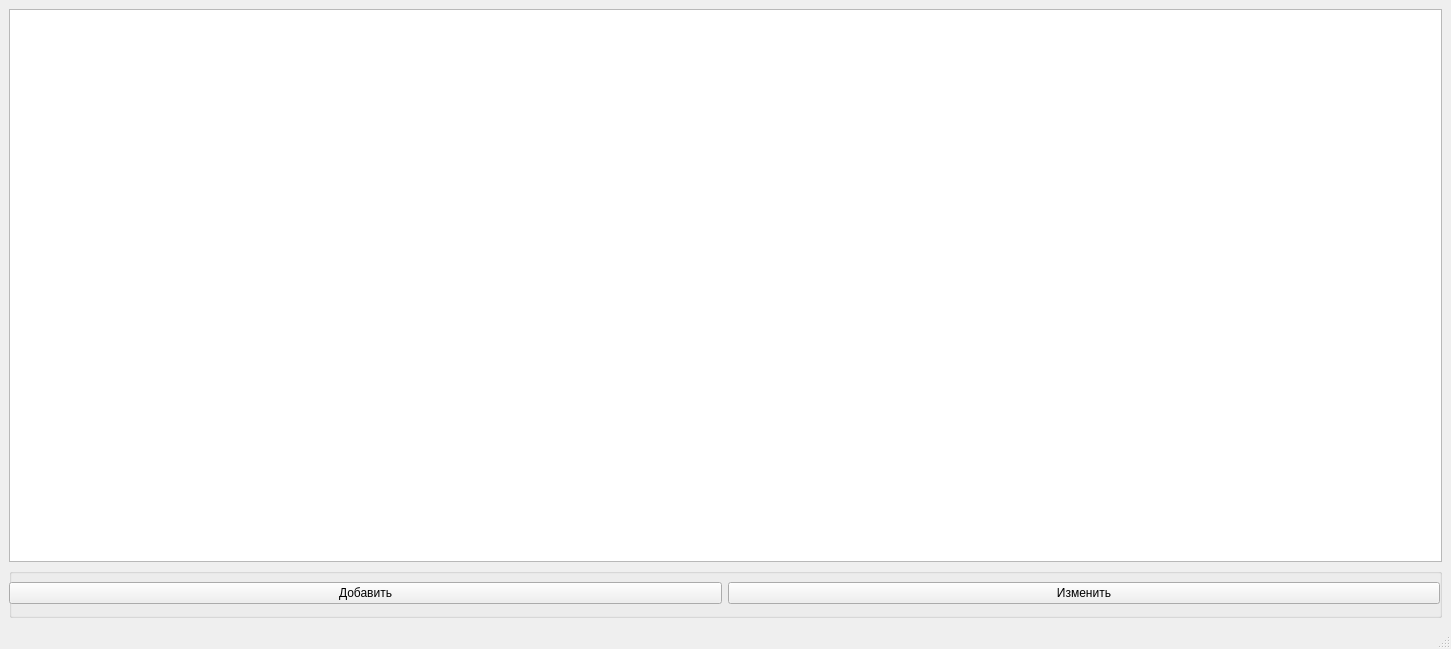
<?xml version="1.0" encoding="UTF-8"?>
<ui version="4.0">
 <class>MainWindow</class>
 <widget class="QMainWindow" name="MainWindow">
  <property name="geometry">
   <rect>
    <x>0</x>
    <y>0</y>
    <width>1451</width>
    <height>649</height>
   </rect>
  </property>
  <property name="windowTitle">
   <string>Coffee</string>
  </property>
  <widget class="QWidget" name="centralwidget">
   <layout class="QVBoxLayout" name="verticalLayout">
    <item>
     <widget class="QTableWidget" name="tableWidget"/>
    </item>
    <item>
     <widget class="QGroupBox" name="groupBox">
      <property name="minimumSize">
       <size>
        <width>50</width>
        <height>50</height>
       </size>
      </property>
      <property name="title">
       <string/>
      </property>
      <widget class="QWidget" name="horizontalLayoutWidget">
       <property name="geometry">
        <rect>
         <x>0</x>
         <y>0</y>
         <width>1431</width>
         <height>51</height>
        </rect>
       </property>
       <layout class="QHBoxLayout" name="horizontalLayout">
        <item>
         <widget class="QPushButton" name="add_btn">
          <property name="text">
           <string>Добавить</string>
          </property>
         </widget>
        </item>
        <item>
         <widget class="QPushButton" name="edit_btn">
          <property name="text">
           <string>Изменить</string>
          </property>
         </widget>
        </item>
       </layout>
      </widget>
     </widget>
    </item>
   </layout>
  </widget>
  <widget class="QMenuBar" name="menubar">
   <property name="geometry">
    <rect>
     <x>0</x>
     <y>0</y>
     <width>1451</width>
     <height>21</height>
    </rect>
   </property>
  </widget>
  <widget class="QStatusBar" name="statusbar"/>
 </widget>
 <resources/>
 <connections/>
</ui>
